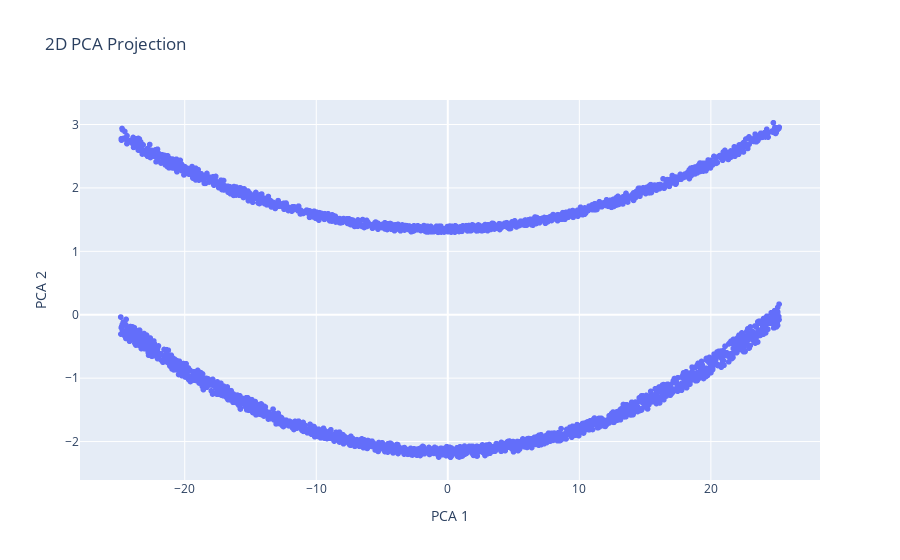

Notebook cell for this chart:
### Code cell
fig = px.scatter(x=points2d[:, 0], y=points2d[:, 1], title="2D PCA Projection")
fig.update_layout(xaxis_title="PCA 1", yaxis_title="PCA 2")
fig.show()

### Figure 1 — Plotly figure (JSON) as saved in the notebook; plotly's stock layout.template omitted (floating-point values rounded to 4 significant figures; data arrays with more than 128 entries replaced by an {"elided": "..."} marker saying what was removed)
{"data": [{"hovertemplate": "x=%{x}<br>y=%{y}<extra></extra>", "legendgroup": "", "marker": {"color": "#636efa", "symbol": "circle"}, "mode": "markers", "name": "", "showlegend": false, "type": "scattergl", "x": {"elided": "2803 float values"}, "xaxis": "x", "y": {"elided": "2803 float values"}, "yaxis": "y"}], "layout": {"legend": {"tracegroupgap": 0}, "title": {"text": "2D PCA Projection"}, "xaxis": {"anchor": "y", "domain": [0, 1], "title": {"text": "PCA 1"}}, "yaxis": {"anchor": "x", "domain": [0, 1], "title": {"text": "PCA 2"}}}}
